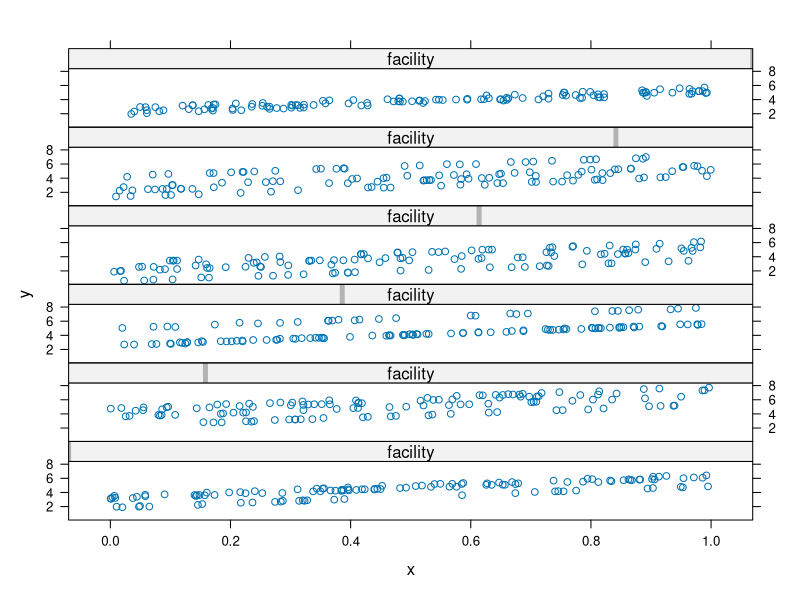
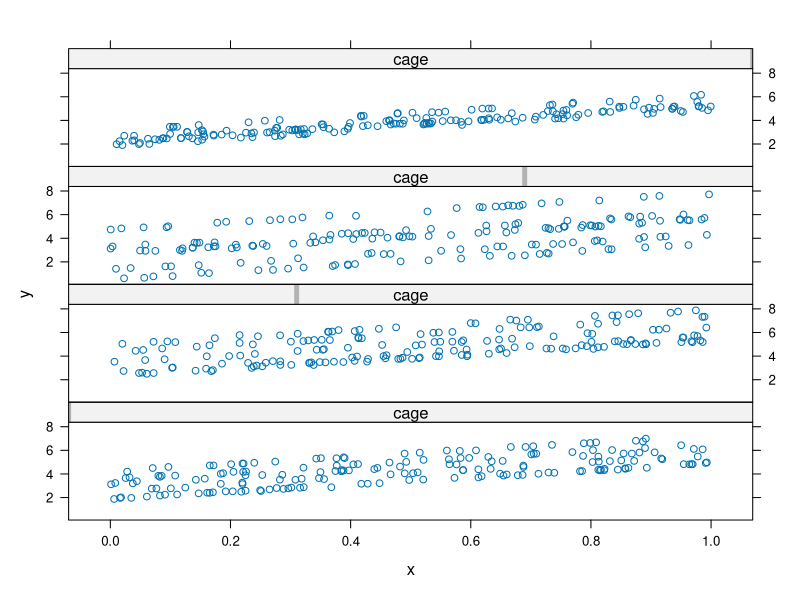
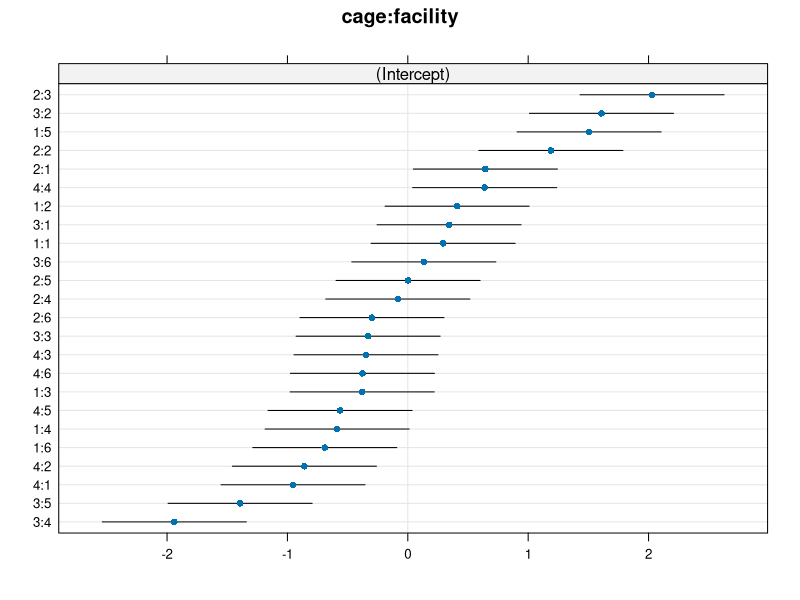
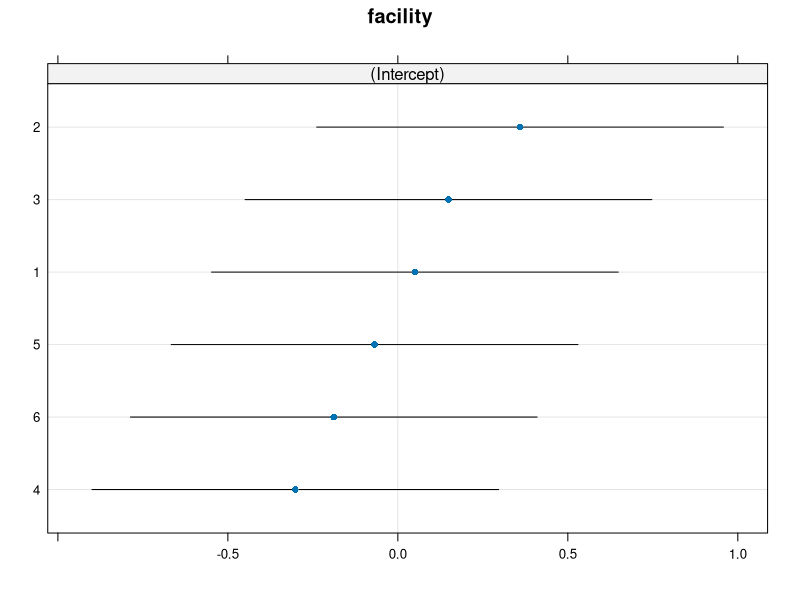

Here is the R script that generated these plots, in order:
# Simulate and fit some nest random effects data

rm(list = ls())
set.seed(123)

library(lme4)
library(lattice)

# Model is:
# y_{ijk} = alpha_j + gamma_{jk} + beta*x_{ijk} + epsilon_{ijk}
# where j = facility, k = cage, i = observation
# so alpha_j is random intercept for facility ~N(0, sigma_alpha^2)
# gamma_{jk} is random nested intercept for cage within facility ~ N(0, sigma_{j,gamma}^2)
# epsilon is the residual ~ N(0, sigma^2)

# We have J = 6 facilities, K = 4 cages, and N = 30 observation in each
N = 30
J = 6
K = 4

# Total number of observations
NN = N*J*K

# Standard deviations
sigma = 0.05 # Residual standard deviation
sigma_j_gamma = runif(J, 0.5, 1.5) # How much the cages vary within facility
sigma_alpha = runif(1, 0.5, 1.5) # Variability between facilities

# Simulate the random effects
gamma = matrix(rnorm(J*K, mean = 0, sd = sigma_j_gamma),
               ncol = K, nrow = J, byrow = FALSE)

mu_alpha = 3
beta = 3

alpha = rnorm(J, mu_alpha, sigma_alpha)

x = runif(NN)
y = rep(NA, length = NN)
dat = data.frame(y = y,
                 x = x,
                 facility = y,
                 cage = y)
count = 1
for(i in 1:N) {
  for(j in 1:J) {
    for(k in 1:K) {
      y[count] = rnorm(1, mean = alpha[j] + gamma[j,k] + beta*x[count], sigma)
      dat[count,] = c(y[count], x[count], j, k)
      count = count + 1
    }
  }
}

# Plot
xyplot(y ~ x|facility, dat, type='p',
       layout=c(1,6))
xyplot(y ~ x|cage, dat, type='p',
       layout=c(1,4))

# Fit
mod_1 = lmer(y ~ x + (1|facility), data = dat)
summary(mod_1)
mod_2 = lmer(y ~ x + (1|facility) + (1|cage), data = dat)
summary(mod_2)
mod_3 = lmer(y ~ x + (1|facility/cage), data = dat)
summary(mod_3)
ranef(mod_3)
dotplot(ranef(mod_3))

# library(rstanarm)
# mod_4 = stan_lmer(y ~ x + (1|facility/cage), data = dat)
# summary(mod_4)

# Change the data slightly to remove one facility/cage combination
dat$facility_fac = factor(dat$facility)
dat$cage_fac = factor(dat$cage)
mod_3a = lmer(y ~ x + (1|facility_fac/cage_fac), data = dat)
summary(mod_3a)

# Remove factor 1 cage 1
dat_sub = subset(dat,
                 (facility_fac != 1 | cage_fac != 1) &
                   (facility_fac != 2 | cage_fac != 1) &
                   (facility_fac != 3 | cage_fac != 1) &
                   (facility_fac != 4 | cage_fac != 1) &
                   (facility_fac != 5 | cage_fac != 1))
# dat_sub = subset(dat,
#                  facility_fac != 1)

with(dat_sub, table(facility_fac, cage_fac))

mod_4 = lmer(y ~ x + (1|facility_fac/cage_fac), data = dat_sub)
summary(mod_4)
